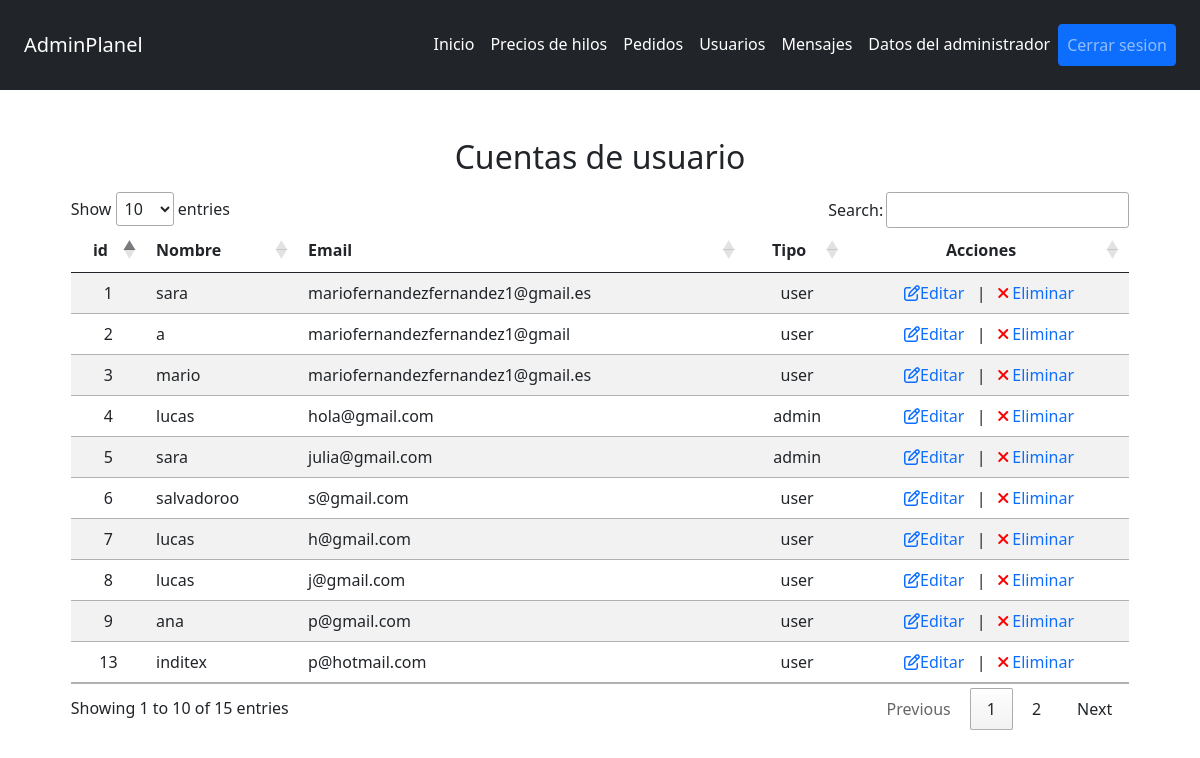
Page /views/admin/admin_users.php (signed in) on the committed database.
### tables this page shows
CREATE TABLE IF NOT EXISTS `users` (
  `id` int(100) NOT NULL AUTO_INCREMENT,
  `name` varchar(100) NOT NULL,
  `email` varchar(100) NOT NULL,
  `password` varchar(100) NOT NULL,
  `user_type` varchar(20) NOT NULL DEFAULT 'user',
  PRIMARY KEY (`id`)
);

### views/admin/partials/users_table.php (the view)
<div class="wrap-tbUsers text-center mt-5 mb-5">
    <h2 class="m-3">Cuentas de usuario</h2>
    <table id="tbUsers" class="table table-striped">
        <thead>
            <tr>
                <th class="text-center">id</th>
                <th class="text-start">Nombre</th>
                <th class="text-start">Email</th>
                <th class="text-center">Tipo</th>
                <th class="text-center">Acciones</th>
            </tr>
        </thead>
        <tbody>
            <?php
                $select_users = mysqli_query($conn, "SELECT * FROM `users`") or die('query failed');
                if(mysqli_num_rows($select_users) > 0){
                    while($fetch_users = mysqli_fetch_assoc($select_users)){
                        echo "<tr>".
                                "<td class='text-center'>". $fetch_users['id'] ."</td>".
                                "<td class='text-start'>". $fetch_users['name'] ."</td>".
                                "<td class='text-start'>". $fetch_users['email'] ."</td>".
                                "<td class='text-center'>". $fetch_users['user_type'] ."</td>".
                                "<td class='text-center tb-actions'>".
                                    "<a href='javascript:;' data-id='". $fetch_users['id'] .
                                        "' data-email='". $fetch_users['email'] .
                                        "' data-type='" . $fetch_users['user_type'] .
                                        "' data-bs-toggle='modal' data-bs-target='#userModal'>".
                                            "<i data-id='". $fetch_users['id'] .
                                                "' data-email='". $fetch_users['email'] .
                                                "' data-type='" . $fetch_users['user_type'] .
                                                "' class='fa-regular fa-pen-to-square'></i>".
                                            "Editar".
                                    "</a>".
                                    " &nbsp; | &nbsp; <a href='admin_users.php?delete=". $fetch_users['id'] ."' class='delete-btn' onclick='return confirm('Borrar este usuario?');'><i class='fas fa-times'></i> Eliminar</a></td>".
                              "</tr>";
                    }
                }else{
                    echo '<tr><td colspan=4>No añadido!</td></tr>';
                }
            ?>
        </tbody>
    </table>
</div>

### css/admin_style.css (style rules this page uses)
.wrap-tbUsers { margin: auto; width: 90% !important; }
.fas.fa-times { color: red !important; }
.tb-actions a { text-decoration: none; }

### rows in the picture
users: id "1", name "sara", email "mariofernandezfernandez1@gmail.es", user_type "user"
users: id "2", name "a", email "mariofernandezfernandez1@gmail", user_type "user"
users: id "3", name "mario", email "mariofernandezfernandez1@gmail.es", user_type "user"
users: id "4", name "lucas", email "hola@gmail.com", user_type "admin"
users: id "5", name "sara", email "julia@gmail.com", user_type "admin"
users: id "6", name "salvadoroo", email "s@gmail.com", user_type "user"
users: id "7", name "lucas", email "h@gmail.com", user_type "user"
users: id "8", name "lucas", email "j@gmail.com", user_type "user"
users: id "9", name "ana", email "p@gmail.com", user_type "user"
users: id "13", name "inditex", email "p@hotmail.com", user_type "user"
